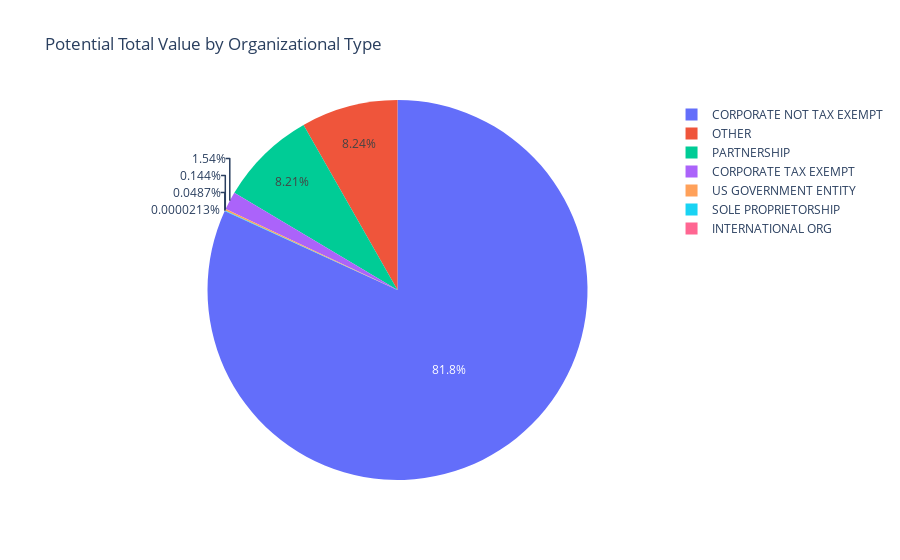

Notebook source saved alongside this figure:
### Code cell
# Funding by business type
business_type_summary = data.groupby('organizational_type')['potential_total_value_of_award'].sum().reset_index()

# Create the pie chart
fig = px.pie(business_type_summary, values='potential_total_value_of_award', names='organizational_type',
             title='Potential Total Value by Organizational Type',
             labels={'organizational_type': 'Organizational Type', 'potential_total_value_of_award': 'Potential Total Value (USD)'})

fig.show()

### Figure 1 — Plotly figure (JSON) as saved in the notebook; plotly's stock layout.template omitted (floating-point values rounded to 4 significant figures)
{"data": [{"domain": {"x": [0, 1], "y": [0, 1]}, "hovertemplate": "Organizational Type=%{label}<br>Potential Total Value (USD)=%{value}<extra></extra>", "labels": ["CORPORATE NOT TAX EXEMPT", "CORPORATE TAX EXEMPT", "INTERNATIONAL ORG", "OTHER", "PARTNERSHIP", "SOLE PROPRIETORSHIP", "US GOVERNMENT ENTITY"], "legendgroup": "", "name": "", "showlegend": true, "type": "pie", "values": [18190000000.0, 342400000.0, 4724.0, 1831000000.0, 1824000000.0, 10820000.0, 32080000.0]}], "layout": {"legend": {"tracegroupgap": 0}, "title": {"text": "Potential Total Value by Organizational Type"}}}
